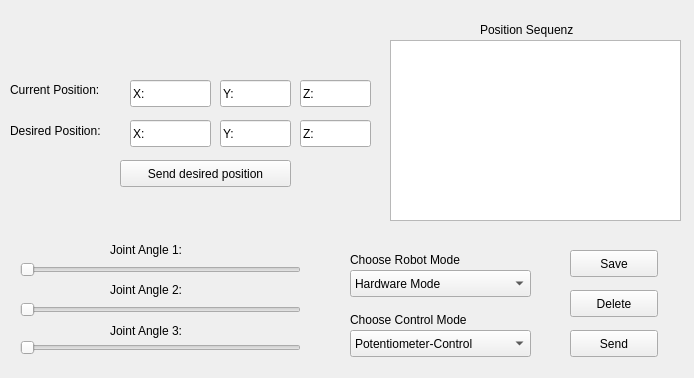
<?xml version="1.0" encoding="UTF-8"?>
<ui version="4.0">
 <class>Form</class>
 <widget class="QWidget" name="Form">
  <property name="geometry">
   <rect>
    <x>0</x>
    <y>0</y>
    <width>694</width>
    <height>378</height>
   </rect>
  </property>
  <property name="windowTitle">
   <string>Form</string>
  </property>
  <widget class="QSlider" name="horizontalSlider">
   <property name="geometry">
    <rect>
     <x>20</x>
     <y>340</y>
     <width>281</width>
     <height>16</height>
    </rect>
   </property>
   <property name="orientation">
    <enum>Qt::Horizontal</enum>
   </property>
  </widget>
  <widget class="QSlider" name="horizontalSlider_2">
   <property name="geometry">
    <rect>
     <x>20</x>
     <y>300</y>
     <width>281</width>
     <height>20</height>
    </rect>
   </property>
   <property name="orientation">
    <enum>Qt::Horizontal</enum>
   </property>
  </widget>
  <widget class="QSlider" name="horizontalSlider_3">
   <property name="geometry">
    <rect>
     <x>20</x>
     <y>260</y>
     <width>281</width>
     <height>20</height>
    </rect>
   </property>
   <property name="orientation">
    <enum>Qt::Horizontal</enum>
   </property>
  </widget>
  <widget class="QLabel" name="label">
   <property name="geometry">
    <rect>
     <x>110</x>
     <y>240</y>
     <width>101</width>
     <height>19</height>
    </rect>
   </property>
   <property name="text">
    <string>Joint Angle 1:</string>
   </property>
  </widget>
  <widget class="QLabel" name="label_2">
   <property name="geometry">
    <rect>
     <x>110</x>
     <y>280</y>
     <width>101</width>
     <height>19</height>
    </rect>
   </property>
   <property name="text">
    <string>Joint Angle 2:</string>
   </property>
  </widget>
  <widget class="QLabel" name="label_3">
   <property name="geometry">
    <rect>
     <x>110</x>
     <y>320</y>
     <width>101</width>
     <height>21</height>
    </rect>
   </property>
   <property name="text">
    <string>Joint Angle 3:</string>
   </property>
  </widget>
  <widget class="QComboBox" name="comboBox">
   <property name="geometry">
    <rect>
     <x>350</x>
     <y>270</y>
     <width>181</width>
     <height>27</height>
    </rect>
   </property>
   <item>
    <property name="text">
     <string>Hardware Mode</string>
    </property>
   </item>
   <item>
    <property name="text">
     <string>Simulation Mode</string>
    </property>
   </item>
   <item>
    <property name="text">
     <string>Sequential Mode</string>
    </property>
   </item>
  </widget>
  <widget class="QLabel" name="label_4">
   <property name="geometry">
    <rect>
     <x>350</x>
     <y>250</y>
     <width>161</width>
     <height>19</height>
    </rect>
   </property>
   <property name="text">
    <string>Choose Robot Mode</string>
   </property>
  </widget>
  <widget class="QComboBox" name="comboBox_2">
   <property name="geometry">
    <rect>
     <x>350</x>
     <y>330</y>
     <width>181</width>
     <height>27</height>
    </rect>
   </property>
   <item>
    <property name="text">
     <string>Potentiometer-Control</string>
    </property>
   </item>
   <item>
    <property name="text">
     <string>GUI-Control</string>
    </property>
   </item>
  </widget>
  <widget class="QLabel" name="label_5">
   <property name="geometry">
    <rect>
     <x>350</x>
     <y>310</y>
     <width>161</width>
     <height>19</height>
    </rect>
   </property>
   <property name="text">
    <string>Choose Control Mode</string>
   </property>
  </widget>
  <widget class="QPushButton" name="pushButton">
   <property name="geometry">
    <rect>
     <x>570</x>
     <y>250</y>
     <width>88</width>
     <height>27</height>
    </rect>
   </property>
   <property name="text">
    <string>Save</string>
   </property>
  </widget>
  <widget class="QPushButton" name="pushButton_2">
   <property name="geometry">
    <rect>
     <x>570</x>
     <y>290</y>
     <width>88</width>
     <height>27</height>
    </rect>
   </property>
   <property name="text">
    <string>Delete</string>
   </property>
  </widget>
  <widget class="QPushButton" name="pushButton_3">
   <property name="geometry">
    <rect>
     <x>570</x>
     <y>330</y>
     <width>88</width>
     <height>27</height>
    </rect>
   </property>
   <property name="text">
    <string>Send</string>
   </property>
  </widget>
  <widget class="QTableView" name="sequential_table">
   <property name="geometry">
    <rect>
     <x>390</x>
     <y>40</y>
     <width>291</width>
     <height>181</height>
    </rect>
   </property>
   <attribute name="verticalHeaderCascadingSectionResizes">
    <bool>false</bool>
   </attribute>
  </widget>
  <widget class="QLabel" name="label_6">
   <property name="geometry">
    <rect>
     <x>480</x>
     <y>20</y>
     <width>161</width>
     <height>19</height>
    </rect>
   </property>
   <property name="text">
    <string>Position Sequenz</string>
   </property>
  </widget>
  <widget class="QLabel" name="label_7">
   <property name="geometry">
    <rect>
     <x>10</x>
     <y>80</y>
     <width>141</width>
     <height>20</height>
    </rect>
   </property>
   <property name="text">
    <string>Current Position: </string>
   </property>
  </widget>
  <widget class="QLabel" name="label_8">
   <property name="geometry">
    <rect>
     <x>10</x>
     <y>120</y>
     <width>111</width>
     <height>21</height>
    </rect>
   </property>
   <property name="text">
    <string>Desired Position:</string>
   </property>
  </widget>
  <widget class="QLineEdit" name="lineEdit">
   <property name="geometry">
    <rect>
     <x>130</x>
     <y>120</y>
     <width>81</width>
     <height>27</height>
    </rect>
   </property>
   <property name="text">
    <string>X:</string>
   </property>
  </widget>
  <widget class="QLineEdit" name="lineEdit_2">
   <property name="geometry">
    <rect>
     <x>220</x>
     <y>80</y>
     <width>71</width>
     <height>27</height>
    </rect>
   </property>
   <property name="text">
    <string>Y:</string>
   </property>
  </widget>
  <widget class="QLineEdit" name="lineEdit_3">
   <property name="geometry">
    <rect>
     <x>300</x>
     <y>120</y>
     <width>71</width>
     <height>27</height>
    </rect>
   </property>
   <property name="text">
    <string>Z:</string>
   </property>
  </widget>
  <widget class="QLineEdit" name="lineEdit_4">
   <property name="geometry">
    <rect>
     <x>220</x>
     <y>120</y>
     <width>71</width>
     <height>27</height>
    </rect>
   </property>
   <property name="text">
    <string>Y:</string>
   </property>
  </widget>
  <widget class="QLineEdit" name="lineEdit_5">
   <property name="geometry">
    <rect>
     <x>300</x>
     <y>80</y>
     <width>71</width>
     <height>27</height>
    </rect>
   </property>
   <property name="text">
    <string>Z:</string>
   </property>
  </widget>
  <widget class="QLineEdit" name="lineEdit_6">
   <property name="geometry">
    <rect>
     <x>130</x>
     <y>80</y>
     <width>81</width>
     <height>27</height>
    </rect>
   </property>
   <property name="text">
    <string>X:</string>
   </property>
  </widget>
  <widget class="QPushButton" name="pushButton_4">
   <property name="geometry">
    <rect>
     <x>120</x>
     <y>160</y>
     <width>171</width>
     <height>27</height>
    </rect>
   </property>
   <property name="text">
    <string>Send desired position</string>
   </property>
  </widget>
 </widget>
 <resources/>
 <connections/>
</ui>
